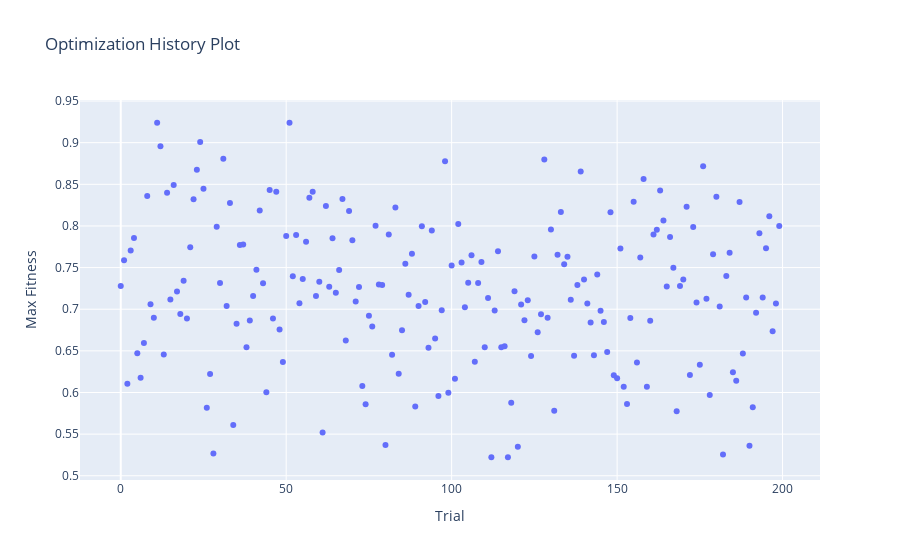
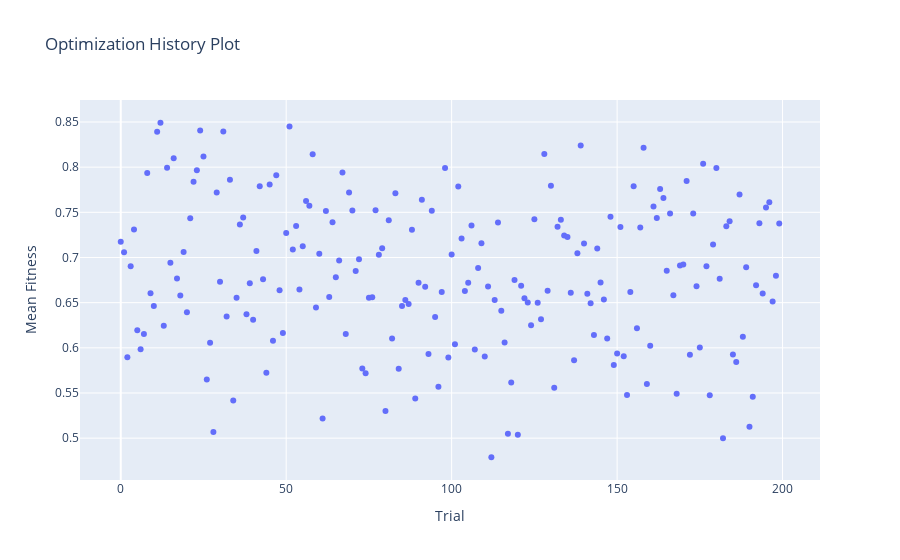
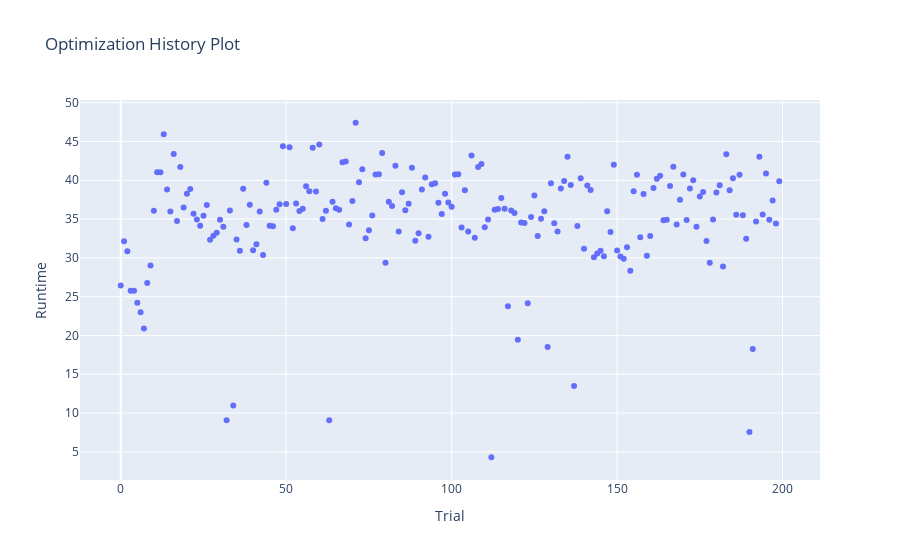

Notebook cell for these charts, in order:
### Code cell
vis.plot_optimization_history(
    study, 
    target=lambda t: t.values[0],
    target_name="Max Fitness"
).show()
vis.plot_optimization_history(
    study, 
    target=lambda t: t.values[1],
    target_name="Mean Fitness"
).show()
vis.plot_optimization_history(
    study, 
    target=lambda t: t.values[2],
    target_name="Runtime"
).show()

### Figure 1 — Plotly figure (JSON) as saved in the notebook; plotly's stock layout.template omitted (floating-point values rounded to 4 significant figures; data arrays with more than 128 entries replaced by an {"elided": "..."} marker saying what was removed)
{"data": [{"mode": "markers", "name": "Max Fitness", "type": "scatter", "x": {"elided": "200 int values"}, "y": {"elided": "200 float values"}}, {"marker": {"color": "#cccccc"}, "mode": "markers", "name": "Infeasible Trial", "showlegend": false, "type": "scatter", "x": [], "y": []}], "layout": {"title": {"text": "Optimization History Plot"}, "xaxis": {"title": {"text": "Trial"}}, "yaxis": {"title": {"text": "Max Fitness"}}}}

### Figure 2 — Plotly figure (JSON) as saved in the notebook; plotly's stock layout.template omitted (floating-point values rounded to 4 significant figures; data arrays with more than 128 entries replaced by an {"elided": "..."} marker saying what was removed)
{"data": [{"mode": "markers", "name": "Mean Fitness", "type": "scatter", "x": {"elided": "200 int values"}, "y": {"elided": "200 float values"}}, {"marker": {"color": "#cccccc"}, "mode": "markers", "name": "Infeasible Trial", "showlegend": false, "type": "scatter", "x": [], "y": []}], "layout": {"title": {"text": "Optimization History Plot"}, "xaxis": {"title": {"text": "Trial"}}, "yaxis": {"title": {"text": "Mean Fitness"}}}}

### Figure 3 — Plotly figure (JSON) as saved in the notebook; plotly's stock layout.template omitted (floating-point values rounded to 4 significant figures; data arrays with more than 128 entries replaced by an {"elided": "..."} marker saying what was removed)
{"data": [{"mode": "markers", "name": "Runtime", "type": "scatter", "x": {"elided": "200 int values"}, "y": {"elided": "200 float values"}}, {"marker": {"color": "#cccccc"}, "mode": "markers", "name": "Infeasible Trial", "showlegend": false, "type": "scatter", "x": [], "y": []}], "layout": {"title": {"text": "Optimization History Plot"}, "xaxis": {"title": {"text": "Trial"}}, "yaxis": {"title": {"text": "Runtime"}}}}
